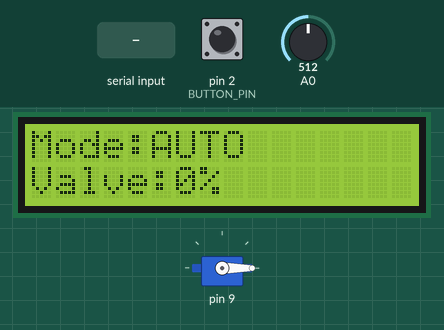
The sketch below on a simulated Arduino Uno, built with avr-gcc and run on an emulated ATmega328P. On the bench: servo, 16×2 character LCD. Inputs (shaded band) come from the test bench; at power-on: pin 2 (BUTTON_PIN) HIGH, A0 = 512. What the sketch prints to the serial monitor is not drawn.

Above: at 1.2 s.
1.3 s: pin 2 (BUTTON_PIN) pulled LOW for 0.15 s
At 2.3 s:
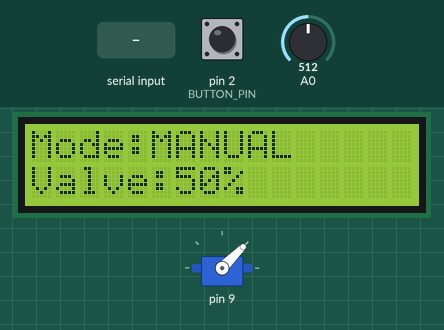
2.9 s: A0 set to 716
At 3.6 s:
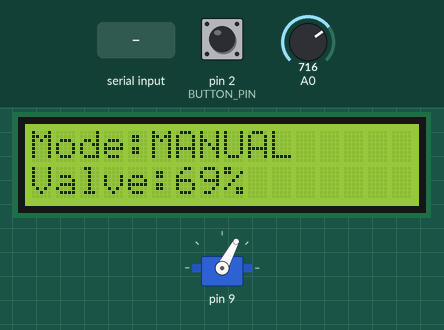
4.4 s: "CMD:MODE:AUTO\n" received over Serial
At 5.6 s:
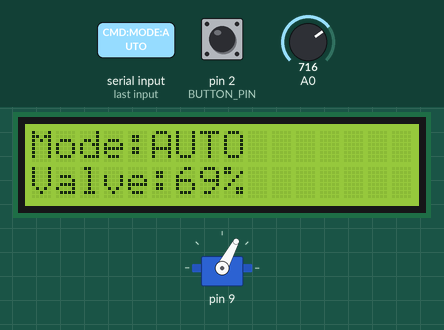
5.9 s: "CMD:MODE:MANUAL\n" received over Serial
At 7.0 s:
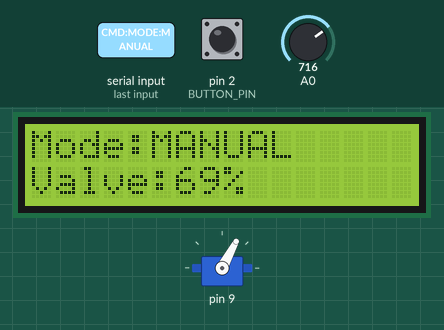
7.4 s: A0 set to 1023
At 8.3 s:
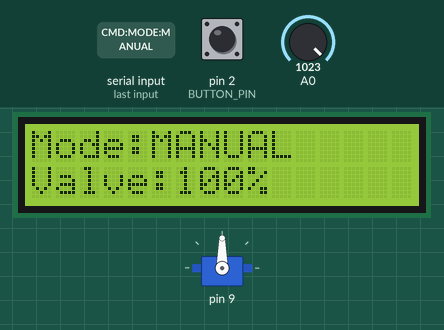
8.9 s: A0 set to 306
At 9.5 s:
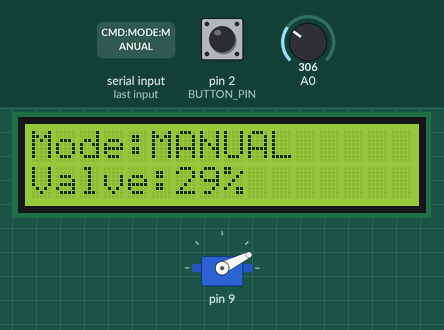
Timing chart, 0 to 11.4 s (numbered marks = the images above; inputs shaded):
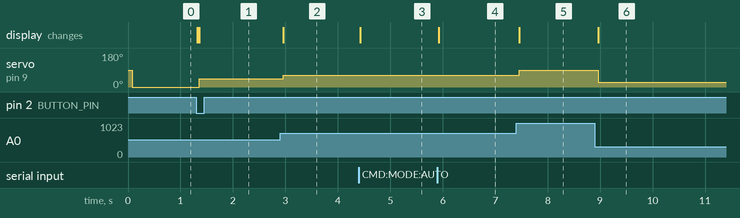

The sketch:

wcs.ino
```cpp
#include "src/events/EventQueue.h"
#include "src/events/SpecificEvents.h"
#include "src/fsm/SmartTankFSM.h"
#include "src/devices/potentiometer/PotentiometerImpl.h"
#include "src/devices/servo/ServoMotorImpl.h"
#include "src/devices/lcd/LcdImpl.h"

EventQueue eventQueue;
SmartTankFSM* fsm;

const int BUTTON_PIN = 2;
unsigned long lastTimer = 0;
String serialBuffer = "";

void buttonISR() {
    static unsigned long lastInterruptTime = 0;
    unsigned long interruptTime = millis();
    //debounce
    if (interruptTime - lastInterruptTime > 200) {
        eventQueue.enqueue(new ButtonEvent()); //bloccante
    }
    lastInterruptTime = interruptTime;
}

void setup() {
    Serial.begin(115200);
    Serial.setTimeout(10);

    pinMode(BUTTON_PIN, INPUT_PULLUP);
    attachInterrupt(digitalPinToInterrupt(BUTTON_PIN), buttonISR, FALLING);

    Potentiometer* pot = new PotentiometerImpl(A0);
    ServoMotor* servo = new ServoMotorImpl(9);
    Lcd* lcd = new LcdImpl(0x27, 16, 2);

    fsm = new SmartTankFSM(pot, servo, lcd);
}

void loop() {
    //evento seriale
    while (Serial.available()) {
        char c = (char)Serial.read();
        if (c == '\n') {
            eventQueue.enqueue(new SerialEvent(serialBuffer));
            serialBuffer = "";
        } else {
            serialBuffer += c;
        }
    }

    //eventi temporali
    if (millis() - lastTimer >= 50) {
        lastTimer = millis();
        eventQueue.enqueue(new TimerEvent());
    }

    //estrazione dalla coda
    if (!eventQueue.isEmpty()) {
        Event* ev = eventQueue.dequeue();
        fsm->handleEvent(ev);
        delete ev;
    }
}
```

Button.h
```cpp
#ifndef __BUTTON__
#define __BUTTON__
class Button {
public:
  virtual bool isPressed() = 0;
  virtual ~Button() {}
};
#endif
```

ButtonImpl.cpp
```cpp
#include "ButtonImpl.h"
#include <Arduino.h>
ButtonImpl::ButtonImpl(int pin) {
  this->pin = pin;
  pinMode(pin, INPUT_PULLUP);
}
bool ButtonImpl::isPressed() { return digitalRead(pin) == LOW; }
```

ButtonImpl.h
```cpp
#ifndef __BUTTON_IMPL__
#define __BUTTON_IMPL__
#include "Button.h"
class ButtonImpl : public Button {
private: int pin;
public:
  ButtonImpl(int pin);
  bool isPressed() override;
};
#endif
```

Potentiometer.h
```cpp
#ifndef __POTENTIOMETER__
#define __POTENTIOMETER__
class Potentiometer {
public:
  virtual int getValue() = 0;
  virtual ~Potentiometer() {}
};
#endif
```

PotentiometerImpl.cpp
```cpp
#include "PotentiometerImpl.h"
#include <Arduino.h>
PotentiometerImpl::PotentiometerImpl(int pin) { this->pin = pin; }
int PotentiometerImpl::getValue() { return analogRead(pin); }
```

PotentiometerImpl.h
```cpp
#ifndef __POTENTIOMETER_IMPL__
#define __POTENTIOMETER_IMPL__
#include "Potentiometer.h"
class PotentiometerImpl : public Potentiometer {
private: int pin;
public:
  PotentiometerImpl(int pin);
  int getValue() override;
};
#endif
```

ServoMotor.h
```cpp
#ifndef __SERVO_MOTOR__
#define __SERVO_MOTOR__
class ServoMotor {
public:
  virtual void setPercent(int percent) = 0;
  virtual ~ServoMotor() {}
};
#endif
```

ServoMotorImpl.cpp
```cpp
#include "ServoMotorImpl.h"
#include <Arduino.h>
ServoMotorImpl::ServoMotorImpl(int pin) {
  this->pin = pin;
  servo.attach(pin);
}
void ServoMotorImpl::setPercent(int percent) {
  int p = constrain(percent, 0, 100);
  int angle = map(p, 0, 100, 0, 90); // Mappa 0-100% a 0-90 gradi
  servo.write(angle);
}
```

ServoMotorImpl.h
```cpp
#ifndef __SERVO_MOTOR_IMPL__
#define __SERVO_MOTOR_IMPL__
#include "ServoMotor.h"
#include <Servo.h>
class ServoMotorImpl : public ServoMotor {
private: int pin; Servo servo;
public:
  ServoMotorImpl(int pin);
  void setPercent(int percent) override;
};
#endif
```

Event.h
```cpp
#ifndef __EVENT_H__
#define __EVENT_H__
enum EventType { EV_BUTTON, EV_SERIAL, EV_TIMER };
class Event {
protected:
    EventType type;
public:
    Event(EventType t) : type(t) {}
    EventType getType() { return type; }
    virtual ~Event() {}
};
#endif
```

EventQueue.cpp
```cpp
#include "EventQueue.h"
#include <Arduino.h>

EventQueue::EventQueue() {
    head = 0; tail = 0; count = 0;
}

bool EventQueue::isEmpty() {
    return count == 0;
}

void EventQueue::enqueue(Event* ev) {
    noInterrupts(); //azione atomica
    if (count < MAX_EVENTS) {
        queue[tail] = ev;
        tail = (tail + 1) % MAX_EVENTS;
        count++;
    } else {
        delete ev;
    }
    interrupts();
}

Event* EventQueue::dequeue() {
    Event* ev = nullptr;
    noInterrupts();
    if (count > 0) {
        ev = queue[head];
        head = (head + 1) % MAX_EVENTS;
        count--;
    }
    interrupts();
    return ev;
}
```

EventQueue.h
```cpp
#ifndef __EVENT_QUEUE_H__
#define __EVENT_QUEUE_H__
#include "Event.h"
#define MAX_EVENTS 15

class EventQueue {
private:
    Event* queue[MAX_EVENTS];
    volatile int head;
    volatile int tail;
    volatile int count;
public:
    EventQueue();
    bool isEmpty();
    void enqueue(Event* ev);
    Event* dequeue();
};
#endif
```

SpecificEvents.h
```cpp
#ifndef __SPECIFIC_EVENTS_H__
#define __SPECIFIC_EVENTS_H__
#include "Event.h"
#include <Arduino.h>

class ButtonEvent : public Event {
public: ButtonEvent() : Event(EV_BUTTON) {}
};

class SerialEvent : public Event {
public:
    String payload;
    SerialEvent(String data) : Event(EV_SERIAL), payload(data) {}
};

class TimerEvent : public Event {
public: TimerEvent() : Event(EV_TIMER) {}
};
#endif
```

AsyncFSM.h
```cpp
#ifndef __ASYNC_FSM_H__
#define __ASYNC_FSM_H__
#include "../events/Event.h"
class AsyncFSM {
public:
    virtual void handleEvent(Event* ev) = 0;
    virtual ~AsyncFSM() {}
};
#endif
```

SmartTankFSM.cpp
```cpp
#include "SmartTankFSM.h"
#include <Arduino.h>

SmartTankFSM::SmartTankFSM(Potentiometer* p, ServoMotor* s, Lcd* l) {
    pot = p; servo = s; lcd = l;
    currentState = AUTO_MODE;
    valveAperture = 0;
    isConnected = true;
    lcd->init();
    servo->setPercent(valveAperture);
    updateDisplay();
}

void SmartTankFSM::updateDisplay() {
    if (!isConnected) {
        lcd->printStatus("UNCONNECTED", valveAperture);
    } else {
        lcd->printStatus(currentState == AUTO_MODE ? "AUTO" : "MANUAL", valveAperture);
    }
}

void SmartTankFSM::sendStateToSerial() {
    String mode = (currentState == AUTO_MODE) ? "AUTO" : "MANUAL";
    Serial.print("STATE:"); Serial.print(mode);
    Serial.print(",VALVE:"); Serial.println(valveAperture);
}

void SmartTankFSM::handleEvent(Event* ev) {
    switch (ev->getType()) {

        case EV_BUTTON: {
            currentState = (currentState == AUTO_MODE) ? MANUAL_MODE : AUTO_MODE;
            updateDisplay();
            sendStateToSerial();
            break;
        }

        case EV_SERIAL: {
            SerialEvent* sev = (SerialEvent*)ev;
            String cmd = sev->payload;

            if (cmd.startsWith("CMD:MODE:AUTO")) {
                currentState = AUTO_MODE;
                updateDisplay();
                sendStateToSerial();
            }
            else if (cmd.startsWith("CMD:MODE:MANUAL")) {
                currentState = MANUAL_MODE;
                updateDisplay();
                sendStateToSerial();
            }
            else if (cmd.startsWith("CMD:VALVE:")) {
                valveAperture = cmd.substring(10).toInt();
                servo->setPercent(valveAperture);
                updateDisplay();
                sendStateToSerial();
            }
            else if (cmd.startsWith("CMD:STATE:UNCONNECTED")) { isConnected = false; updateDisplay(); }
            else if (cmd.startsWith("CMD:STATE:CONNECTED")) { isConnected = true; updateDisplay(); }
            break;
        }

        case EV_TIMER: {
            if (currentState == MANUAL_MODE) {
                //ultima apertura per evitare variazioni del pot
                static int lastPhysicalPotAperture = 0;

                int rawVal = pot->getValue();
                int newAperture = map(rawVal, 0, 1023, 0, 100);

                if (abs(newAperture - lastPhysicalPotAperture) > 2) {
                    lastPhysicalPotAperture = newAperture;
                    valveAperture = newAperture;
                    servo->setPercent(valveAperture);
                    updateDisplay();
                    sendStateToSerial();
                }
            }
            break;
        }
    }
}
```

SmartTankFSM.h
```cpp
#ifndef __SMART_TANK_FSM_H__
#define __SMART_TANK_FSM_H__
#include "AsyncFSM.h"
#include "../events/SpecificEvents.h"
#include "../devices/potentiometer/Potentiometer.h"
#include "../devices/servo/ServoMotor.h"
#include "../devices/lcd/Lcd.h"

class SmartTankFSM : public AsyncFSM {
public:
    enum State { AUTO_MODE, MANUAL_MODE };
private:
    State currentState;
    Potentiometer* pot;
    ServoMotor* servo;
    Lcd* lcd;
    int valveAperture;
    bool isConnected;

    void updateDisplay();
    void sendStateToSerial();
public:
    SmartTankFSM(Potentiometer* p, ServoMotor* s, Lcd* l);
    void handleEvent(Event* ev) override;
};
#endif
```

Lcd.h
```cpp
#ifndef __LCD__
#define __LCD__
class Lcd {
public:
  virtual void init() = 0;
  virtual void printStatus(const char* mode, int aperture) = 0;
  virtual ~Lcd() {}
};
#endif
```

LcdImpl.cpp
```cpp
#include "LcdImpl.h"
LcdImpl::LcdImpl(uint8_t address, uint8_t cols, uint8_t rows) : lcd(address, cols, rows) {}
void LcdImpl::init() {
  lcd.init();
  lcd.backlight();
}
void LcdImpl::printStatus(const char* mode, int aperture) {
  lcd.clear();
  lcd.setCursor(0, 0);
  lcd.print("Mode:"); lcd.print(mode);
  lcd.setCursor(0, 1);
  lcd.print("Valve:"); lcd.print(aperture); lcd.print("%");
}
```

LcdImpl.h
```cpp
#ifndef __LCD_IMPL__
#define __LCD_IMPL__
#include "Lcd.h"
#include <LiquidCrystal_I2C.h>
class LcdImpl : public Lcd {
private: LiquidCrystal_I2C lcd;
public:
  LcdImpl(uint8_t address, uint8_t cols, uint8_t rows);
  void init() override;
  void printStatus(const char* mode, int aperture) override;
};
#endif
```

Measured:
- after the input at 1.3 s, servo on pin 9: 0° → 45° after 0.06 s; the display: first changes at once (image 1 shows a later state)
- after the input at 2.9 s, servo on pin 9: 45° → 62° after 0.06 s; the display: changes after 0.06 s (image 2)
- after the input at 4.4 s, the display: changes at once (image 3)
- after the input at 5.9 s, the display: changes at once (image 4)
- after the input at 7.4 s, servo on pin 9: 62° → 90° after 0.06 s; the display: changes after 0.06 s (image 5)
- after the input at 8.9 s, servo on pin 9: 90° → 26° after 0.06 s; the display: changes after 0.06 s (image 6)
